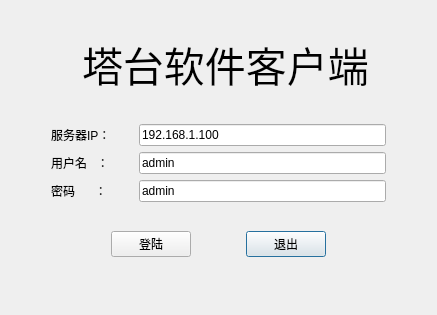
<?xml version="1.0" encoding="UTF-8"?>
<ui version="4.0">
 <class>LoginClient</class>
 <widget class="QDialog" name="LoginClient">
  <property name="geometry">
   <rect>
    <x>0</x>
    <y>0</y>
    <width>437</width>
    <height>315</height>
   </rect>
  </property>
  <property name="windowTitle">
   <string>Login</string>
  </property>
  <layout class="QGridLayout" name="gridLayout_4">
   <item row="4" column="0">
    <spacer name="verticalSpacer_2">
     <property name="orientation">
      <enum>Qt::Vertical</enum>
     </property>
     <property name="sizeHint" stdset="0">
      <size>
       <width>20</width>
       <height>40</height>
      </size>
     </property>
    </spacer>
   </item>
   <item row="1" column="0">
    <layout class="QGridLayout" name="gridLayout_3">
     <item row="0" column="2">
      <widget class="QLabel" name="label_5">
       <property name="font">
        <font>
         <pointsize>31</pointsize>
        </font>
       </property>
       <property name="text">
        <string>塔台软件客户端</string>
       </property>
      </widget>
     </item>
     <item row="0" column="0">
      <spacer name="horizontalSpacer">
       <property name="orientation">
        <enum>Qt::Horizontal</enum>
       </property>
       <property name="sizeHint" stdset="0">
        <size>
         <width>40</width>
         <height>20</height>
        </size>
       </property>
      </spacer>
     </item>
     <item row="0" column="3">
      <spacer name="horizontalSpacer_2">
       <property name="orientation">
        <enum>Qt::Horizontal</enum>
       </property>
       <property name="sizeHint" stdset="0">
        <size>
         <width>40</width>
         <height>20</height>
        </size>
       </property>
      </spacer>
     </item>
     <item row="0" column="1">
      <widget class="QLabel" name="label_4">
       <property name="sizePolicy">
        <sizepolicy hsizetype="Fixed" vsizetype="Fixed">
         <horstretch>0</horstretch>
         <verstretch>0</verstretch>
        </sizepolicy>
       </property>
       <property name="maximumSize">
        <size>
         <width>100</width>
         <height>100</height>
        </size>
       </property>
       <property name="text">
        <string/>
       </property>
       <property name="pixmap">
        <pixmap resource="../../build/resources.qrc">:/resources/logo.png</pixmap>
       </property>
       <property name="scaledContents">
        <bool>true</bool>
       </property>
       <property name="openExternalLinks">
        <bool>false</bool>
       </property>
      </widget>
     </item>
    </layout>
   </item>
   <item row="3" column="0">
    <layout class="QGridLayout" name="gridLayout" columnstretch="0,1,3,0">
     <item row="1" column="0">
      <spacer name="horizontalSpacer_5">
       <property name="orientation">
        <enum>Qt::Horizontal</enum>
       </property>
       <property name="sizeType">
        <enum>QSizePolicy::Fixed</enum>
       </property>
       <property name="sizeHint" stdset="0">
        <size>
         <width>40</width>
         <height>20</height>
        </size>
       </property>
      </spacer>
     </item>
     <item row="0" column="2">
      <widget class="QLineEdit" name="lineEdit">
       <property name="text">
        <string>192.168.1.100</string>
       </property>
      </widget>
     </item>
     <item row="2" column="2">
      <widget class="QLineEdit" name="lineEdit_3">
       <property name="text">
        <string>admin</string>
       </property>
      </widget>
     </item>
     <item row="0" column="1">
      <widget class="QLabel" name="label">
       <property name="text">
        <string>服务器IP：</string>
       </property>
      </widget>
     </item>
     <item row="1" column="2">
      <widget class="QLineEdit" name="lineEdit_2">
       <property name="text">
        <string>admin</string>
       </property>
      </widget>
     </item>
     <item row="1" column="1">
      <widget class="QLabel" name="label_2">
       <property name="text">
        <string>用户名   ：</string>
       </property>
      </widget>
     </item>
     <item row="2" column="1">
      <widget class="QLabel" name="label_3">
       <property name="text">
        <string>密码      ：</string>
       </property>
      </widget>
     </item>
     <item row="1" column="3">
      <spacer name="horizontalSpacer_6">
       <property name="orientation">
        <enum>Qt::Horizontal</enum>
       </property>
       <property name="sizeType">
        <enum>QSizePolicy::Fixed</enum>
       </property>
       <property name="sizeHint" stdset="0">
        <size>
         <width>40</width>
         <height>20</height>
        </size>
       </property>
      </spacer>
     </item>
    </layout>
   </item>
   <item row="2" column="0">
    <spacer name="verticalSpacer_4">
     <property name="orientation">
      <enum>Qt::Vertical</enum>
     </property>
     <property name="sizeHint" stdset="0">
      <size>
       <width>20</width>
       <height>40</height>
      </size>
     </property>
    </spacer>
   </item>
   <item row="5" column="0">
    <layout class="QGridLayout" name="gridLayout_2">
     <item row="0" column="1">
      <spacer name="horizontalSpacer_8">
       <property name="orientation">
        <enum>Qt::Horizontal</enum>
       </property>
       <property name="sizeHint" stdset="0">
        <size>
         <width>40</width>
         <height>20</height>
        </size>
       </property>
      </spacer>
     </item>
     <item row="0" column="6">
      <spacer name="horizontalSpacer_4">
       <property name="orientation">
        <enum>Qt::Horizontal</enum>
       </property>
       <property name="sizeHint" stdset="0">
        <size>
         <width>40</width>
         <height>20</height>
        </size>
       </property>
      </spacer>
     </item>
     <item row="0" column="4">
      <widget class="QPushButton" name="pushButton_2">
       <property name="text">
        <string>退出</string>
       </property>
      </widget>
     </item>
     <item row="0" column="0">
      <spacer name="horizontalSpacer_3">
       <property name="orientation">
        <enum>Qt::Horizontal</enum>
       </property>
       <property name="sizeHint" stdset="0">
        <size>
         <width>40</width>
         <height>20</height>
        </size>
       </property>
      </spacer>
     </item>
     <item row="0" column="3">
      <spacer name="horizontalSpacer_7">
       <property name="orientation">
        <enum>Qt::Horizontal</enum>
       </property>
       <property name="sizeHint" stdset="0">
        <size>
         <width>40</width>
         <height>20</height>
        </size>
       </property>
      </spacer>
     </item>
     <item row="0" column="2">
      <widget class="QPushButton" name="pushButton">
       <property name="text">
        <string>登陆</string>
       </property>
      </widget>
     </item>
     <item row="0" column="5">
      <spacer name="horizontalSpacer_9">
       <property name="orientation">
        <enum>Qt::Horizontal</enum>
       </property>
       <property name="sizeHint" stdset="0">
        <size>
         <width>40</width>
         <height>20</height>
        </size>
       </property>
      </spacer>
     </item>
    </layout>
   </item>
   <item row="7" column="0">
    <spacer name="verticalSpacer_3">
     <property name="orientation">
      <enum>Qt::Vertical</enum>
     </property>
     <property name="sizeHint" stdset="0">
      <size>
       <width>20</width>
       <height>40</height>
      </size>
     </property>
    </spacer>
   </item>
   <item row="6" column="0">
    <spacer name="verticalSpacer">
     <property name="orientation">
      <enum>Qt::Vertical</enum>
     </property>
     <property name="sizeHint" stdset="0">
      <size>
       <width>20</width>
       <height>40</height>
      </size>
     </property>
    </spacer>
   </item>
   <item row="0" column="0">
    <spacer name="verticalSpacer_5">
     <property name="orientation">
      <enum>Qt::Vertical</enum>
     </property>
     <property name="sizeHint" stdset="0">
      <size>
       <width>20</width>
       <height>40</height>
      </size>
     </property>
    </spacer>
   </item>
  </layout>
 </widget>
 <resources>
  <include location="../../build/resources.qrc"/>
 </resources>
 <connections/>
</ui>
